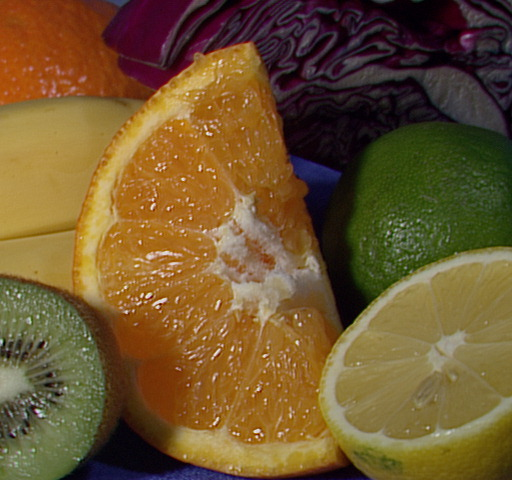
#> input picture Lab4/images/fruits.jpg, 512 x 480 px
$ jupyter execute --allow-errors Lab6.2_FPGA.ipynb   (older library calls are emulated)
#> lines starting #> are read from the running program, lines starting #| are printed output that depends on the picture
# Lab6.2_FPGA — Resize + Grayscale + Sobel în FPGA
### Experimente complete A / B / C — PYNQ-Z2, PYNQ 2.7.0, Vivado 2022.2

**Un singur notebook, executabil de la început până la sfârșit.** Nu necesită execuția unui notebook anterior și nu depinde de `lab6_common.py`.

**Arhitectură implementată în overlay-ul experimental:** `BGR / DDR → AXI DMA MM2S → Resize (PL) → Grayscale + Sobel (PL) → AXI DMA S2MM → DDR`. Verificarea hardware și rezultatele numerice trebuie obținute efectiv pe PYNQ-Z2; existența overlay-ului nu le certifică.

| Secțiune | Intrare | Rezultate |
|:--|:--|:--|
| **A1** | Imagine sintetică | Validare numerică OpenCV/FPGA și vizualizare |
| **A2** | 8 cadre sintetice deja în RAM | **200 de procesări**, timp și capacitate de procesare, fără captură |
| **B** | JPG / PNG de pe disc | Imagine ARM/FPGA/diferență și benchmark individual |
| **C1** | Video MP4/AVI sau cameră USB | Captură și verificare primului cadru |
| **C2** | Aceleași cadre video stocate în RAM | Procesare ARM vs FPGA fără blocajul camerei |
| **C3** | Citire video/cameră în timp real | Citire, pregătire, procesare, decizie, end-to-end, FPS |
| **C4** | Aceeași sursă video | Export opțional al rezultatului FPGA ca AVI |

> **Important:** camera USB poate limita FPS-ul întregii aplicații. De aceea se raportează **separat** accelerarea procesării (`ARM_ms / FPGA_ms`) și accelerarea buclei video (`FPS_FPGA / FPS_ARM`). Nu sunt aceeași metrică.

**Condiții:** fișierele `resize_sobel.bit` și `resize_sobel.hwh` din **același build** trebuie să se afle în `Lab6/overlay/` sau lângă notebook. După un timeout DMA, reporniți kernelul Jupyter. Nu rulați simultan alt notebook care reprogramează FPGA-ul.

## 0. Configurația experimentului

Pentru camera USB: `VIDEO_MODE = "camera"`; `VIDEO_FILE` este ignorat. Pentru fișier: `VIDEO_MODE = "file"` și încărcați `video.mp4` în directorul notebook-ului. Valoarea inițială este configurată pentru **camera USB**, conform experimentului curent.

Citirea din fișier și achiziția de la cameră se efectuează numai în secțiunea C. Benchmark-urile A2/C2 procesează cadrele **deja aflate în RAM**. Recomandăm să păstrați inițial rezoluțiile 640×480 la intrare și 320×240 la ieșire.

[cell 1]
from pathlib import Path
from time import perf_counter, sleep
import cv2
import numpy as np
import matplotlib.pyplot as plt
from pynq import Overlay, allocate

VIDEO_MODE = "camera"        # "camera" sau "file"
VIDEO_FILE = Path("video.mp4")
CAMERA_INDEX = 0             # /dev/video0
CAMERA_FOURCC = "MJPG"      # format utilizat cu camera USB testată
INPUT_SIZE = (640, 480)     # (lățime, înălțime) la DMA
OUTPUT_SIZE = (320, 240)   # (lățime, înălțime) la ieșire

IMAGE_FILES = [Path("../Lab4/images/fruits.jpg")]
for extension in ("*.jpg", "*.jpeg", "*.png", "*.JPG", "*.PNG"):
    IMAGE_FILES.extend(sorted(Path("images").glob(extension)))
# Descoperă automat imaginile adăugate în Lab6/images/
N_RAM = 200                # apeluri ARM și FPGA pe cadre din RAM
N_STORED = 8               # cadre păstrate în RAM, nu N_RAM cadre complete
N_VIDEO = 50               # cadre pe fiecare traseu pentru bucla video
CAMERA_WARMUP = 15         # cadre ignorate numai la pornirea camerei
EDGE_THRESHOLD = 80
SAVE_VIDEO = True
OUTPUT_VIDEO = Path("Lab6.2_FPGA_video.avi")

print("OpenCV:", cv2.__version__)
print("Sursa video:", VIDEO_MODE, "| intrare:", INPUT_SIZE, "| ieșire:", OUTPUT_SIZE)

## 1. Încărcarea overlay-ului și funcțiile comune

Identificăm blocurile din `overlay.ip_dict` și controlăm IP-urile prin `register_map` (fără adrese fizice hard-codate). Buffer-ele de intrare și ieșire sunt alocate în memorie contiguă, reutilizate când geometria rămâne neschimbată.

**Secvență de lansare:** armăm canalul S2MM → pornim Sobel → pornim Resize → lansăm MM2S. Verificăm cu timeout de 5 secunde fiecare canal DMA. `0x01` la registrul de control înseamnă `ap_start` *one-shot*, fără auto-restart.

[cell 2]
def locate_overlay():
    here = Path.cwd()
    paths = [here / "overlay" / "resize_sobel.bit", here / "resize_sobel.bit",
             here.parent / "Lab6" / "overlay" / "resize_sobel.bit"]
    for bit in paths:
        if bit.is_file() and bit.with_suffix(".hwh").is_file():
            return bit.resolve()
    raise FileNotFoundError(
        "Lipsesc resize_sobel.bit și resize_sobel.hwh. "
        "Copiați ambele fișiere în Lab6/overlay/.")


# [10 lines left out: function wait_dma, not called in this run]


class FusedResizeSobel:
    # [73 lines left out: functions __init__, close, run, not called in this run]


def process_arm(frame, size=OUTPUT_SIZE):
    small = cv2.resize(frame, size, interpolation=cv2.INTER_LINEAR)
    gray = cv2.cvtColor(small, cv2.COLOR_BGR2GRAY)
    gx = cv2.Sobel(gray, cv2.CV_32F, 1, 0, ksize=3,
                   borderType=cv2.BORDER_REFLECT_101)
    gy = cv2.Sobel(gray, cv2.CV_32F, 0, 1, ksize=3,
                   borderType=cv2.BORDER_REFLECT_101)
    return cv2.convertScaleAbs(cv2.magnitude(gx, gy))


# [21 lines left out: functions compare_outputs, show_comparison, not called in this run]


def normalize(frame, size=INPUT_SIZE):
    if frame is None or frame.ndim != 3 or frame.shape[2] != 3 or frame.dtype != np.uint8:
        raise ValueError("Intrare video invalidă (se așteaptă BGR uint8).")
    if (frame.shape[1], frame.shape[0]) != tuple(size):
        frame = cv2.resize(frame, size, interpolation=cv2.INTER_LINEAR)
    return np.ascontiguousarray(frame)


#> (the rest of this cell did not finish here and is left out)

## A1. Validare hardware pe imagine sintetică (64×48 → 32×24)

Testul separă erorile de hardware de problemele capturii video. Raportăm MAE și diferența maximă; nu impunem identitate exactă deoarece implementarea HLS poate avea rotunjiri diferite. **Dacă rezultatul FPGA este integral zero pentru acest test, nu continuați benchmark-urile.**

[cell 3]
ys, xs = np.indices((48, 64))
test = np.empty((48, 64, 3), dtype=np.uint8)
test[:, :, 0] = (4*xs + 2*ys) % 256
test[:, :, 1] = (7*xs + 3*ys) % 256
test[:, :, 2] = ((xs//8) ^ (ys//6)) * 40

ref_a1 = process_arm(test, (32, 24))
#> (the rest of this cell did not finish here and is left out)

## A2. Benchmark de procesare fără cameră și fără disc

Generăm 8 cadre BGR diferite **în RAM** și efectuăm 200 de apeluri pentru fiecare cale, pe **aceleași cadre**, în ordine intercalată ARM/FPGA. După 5 iterații de încălzire, măsurăm timpul apelului complet de procesare. Pentru FPGA acesta include copierea în buffer, configurarea registrelor, lansarea IP-urilor, DMA, așteptarea și preluarea rezultatului; **nu doar execuția logicii PL**.

FPS-ul afișat mai jos este **capacitatea teoretică observată de procesare serială**, `1000 / durata medie [ms]`, fără cameră și fără afișare, **nu** FPS-ul end-to-end al camerei.

[cell 4]
yy, xx = np.indices((INPUT_SIZE[1], INPUT_SIZE[0]))
base = np.empty((INPUT_SIZE[1], INPUT_SIZE[0], 3), dtype=np.uint8)
base[:, :, 0] = (2*xx + yy) % 256
base[:, :, 1] = (5*xx + 3*yy) % 256
base[:, :, 2] = (((xx//24) ^ (yy//20)) * 29) % 256
ram_frames = [np.ascontiguousarray(np.roll(base, shift=i*7, axis=1))
              for i in range(N_STORED)]


def benchmark_ram(frames, n=N_RAM, size=OUTPUT_SIZE):
#> called with n = 200, size = (320, 240)
    if not frames:
        raise ValueError("Nu există cadre în RAM.")
    for i in range(5):
        f = frames[i % len(frames)]
        process_arm(f, size)
        hw.run(f, size)
#> further down, original is the input picture: shape (480, 512, 3); mean B, G, R 46.2, 85.6, 110.8
    cpu_ms, fpga_ms = [], []
    for i in range(n):
        f = frames[i % len(frames)]
        t0 = perf_counter()
        process_arm(f, size)
        cpu_ms.append(1000*(perf_counter()-t0))
        t0 = perf_counter()
        hw.run(f, size)
        fpga_ms.append(1000*(perf_counter()-t0))
    return np.array(cpu_ms), np.array(fpga_ms)


# [8 lines left out: function print_ram_benchmark, not called in this run]

#> (the rest of this cell did not finish here and is left out)

## B. Procesarea imaginilor JPG / PNG

Implicit încearcă `../Lab4/images/fruits.jpg`. Pentru imagini proprii, încărcați fișiere în `Lab6/images/` și vor fi descoperite automat; puteți specifica și alte căi în `IMAGE_FILES`.

Normalizarea la 640×480 și citirea de pe disc sunt **în afara** benchmark-ului B; datele sunt identice pentru ARM și FPGA. Dacă fișierul implicit lipsește, secțiunea B este omisă explicit, iar experimentele cu cameră din C pot continua.

[cell 5]
images_found = 0
results_b = []
#> (the rest of this cell did not finish here and is left out)

#> in normalize, `frame = cv2.resize(frame, size, interpolation=cv2.INTER_LINEAR)`:
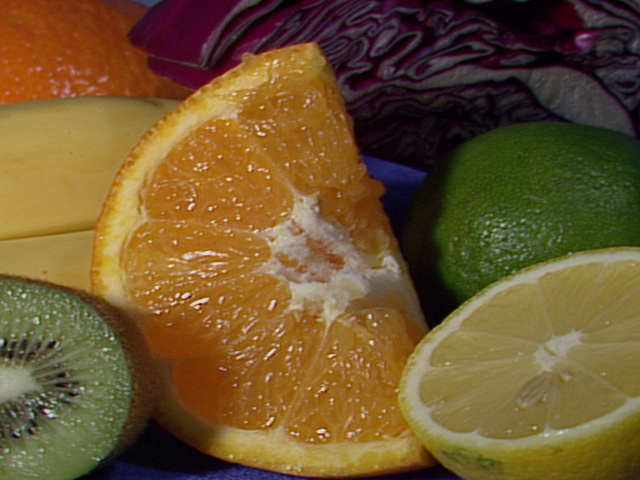
#> frame: shape (480, 640, 3); mean of channels 0, 1, 2 46.3, 85.7, 110.9; drawn as B, G, R
    arm = process_arm(frame)
#> call 3 of process_arm, with size = (320, 240)
#> in process_arm (call 3), `small = cv2.resize(frame, size, interpolation=cv2.INTER_LINEAR)`:
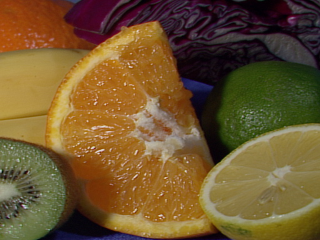
#> small: shape (240, 320, 3); mean of channels 0, 1, 2 46.4, 85.8, 111; drawn as B, G, R
#> in process_arm (call 3), `gray = cv2.cvtColor(small, cv2.COLOR_BGR2GRAY)`:
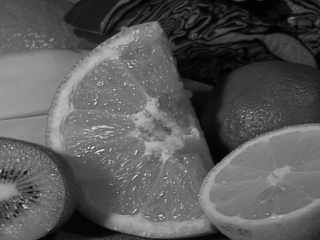
#> gray: shape (240, 320); min 1, max 217, mean 88.8
#> in process_arm (call 3), `gx = cv2.Sobel(gray, cv2.CV_32F, 1, 0, ksize=3, borderType=cv2.BORDER_..`:
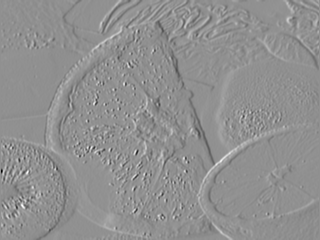
#> gx: shape (240, 320) float32; min -580, max 441, mean -1.2; drawn with min black and max white
#> in process_arm (call 3), `gy = cv2.Sobel(gray, cv2.CV_32F, 0, 1, ksize=3, borderType=cv2.BORDER_..`:
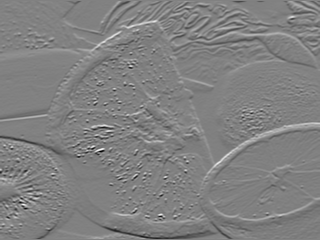
#> gy: shape (240, 320) float32; min -531, max 518, mean 0.6; drawn with min black and max white
#> in process_arm (call 3), `return cv2.convertScaleAbs(cv2.magnitude(gx, gy))`:
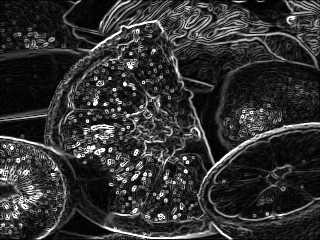
#> returned value: shape (240, 320); min 0, max 255, mean 49.6
    fpga = hw.run(frame)
    quality = compare_outputs(arm, fpga)
    images_found += 1
    print("\nB:", img_path, "| intrare:", original.shape, "→", frame.shape)
    print("MAE={mae:.3f} | max={max} | fracție diferită={different:.2%} | nenuli FPGA={nonzero}".format(**quality))
    show_comparison(frame, arm, fpga, "B — " + img_path.name)
    if quality["nonzero"] == 0 and int(np.count_nonzero(arm)) > 0:
        raise RuntimeError("Rezultat FPGA invalid, integral zero, pentru " + str(img_path))
    arm_t, fpga_t = benchmark_ram([frame], n=20)
    print_ram_benchmark("B — " + img_path.name, arm_t, fpga_t)
    results_b.append({"name": img_path.name, "quality": quality,
                      "arm_ms": float(arm_t.mean()), "fpga_ms": float(fpga_t.mean())})

if images_found == 0:
    print("B nu a fost executată: adăugați un JPG/PNG și reluați secțiunea.")
